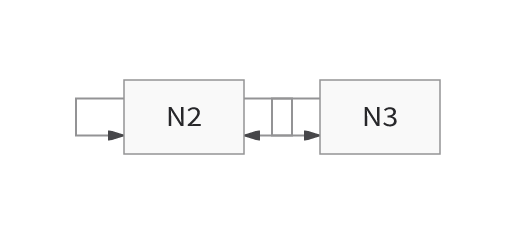
#> input picture evidence/pr580-refresh/independent-loops-before.png, 520 x 234 px; its folder holds only this picture in this run
$ python compose-evidence.py
#> lines starting #> are read from the running program, lines starting #| are printed output that depends on the picture
from PIL import Image,ImageDraw,ImageFont
from pathlib import Path
p=Path(__file__).parent
font=ImageFont.truetype('/usr/share/fonts/truetype/dejavu/DejaVuSans.ttf',20)
small=ImageFont.truetype('/usr/share/fonts/truetype/dejavu/DejaVuSans.ttf',15)
canvas=Image.new('RGB',(1220,660),'#f5f5f5');d=ImageDraw.Draw(canvas)
#> after `canvas = Image.new('RGB', (1220, 660), '#f5f5f5')`: canvas: PIL image 1220x660 RGB; every value is 245
for col,phase in enumerate(['before','after']):
 x=10+col*610
 d.text((x+10,12),f'{phase.title()}: '+('main cff46b76' if phase=='before' else 'PR + main 934e708a'),fill='#111111',font=font)
 for name,y,crop in [('independent-loops',65,(0,0,600,260)),('shared-route-label',370,(470,60,1230,320))]:
  im=Image.open(p/f'{name}-{phase}.png').convert('RGBA')
#> im is the input picture: PIL image 520x234 RGBA; mean R, G, B, A 251.3, 251.3, 251.4, 255
  bg=Image.new('RGBA',im.size,'white');bg.alpha_composite(im)
#> after `bg = Image.new('RGBA', im.size, 'white')`: bg: PIL image 520x234 RGBA; every value is 255
  im=bg.convert('RGB');frame=Image.new('RGB',(max(im.width,crop[2]),max(im.height,crop[3])),'white');frame.paste(im,(0,0));im=frame.crop(crop)
#> after `frame = Image.new('RGB', (max(im.width, crop[2]), max(im.height, crop[`: frame: PIL image 600x260 RGB; every value is 255
#> after `frame.paste(im, (0, 0))`:
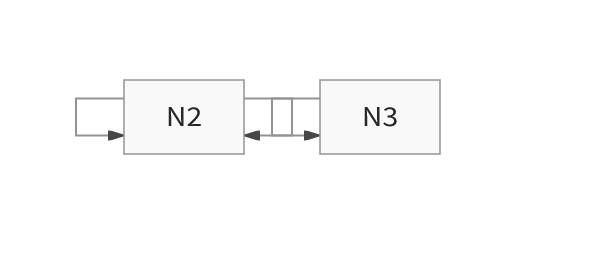
#> frame: PIL image 600x260 RGB; mean R, G, B 252.1, 252.1, 252.2
  if name=='shared-route-label':im.resize((570,195),Image.Resampling.LANCZOS).save(p/f'{name}-{phase}-crop.png');im=im.resize((570,195),Image.Resampling.LANCZOS)
  canvas.paste(im,(x,y))
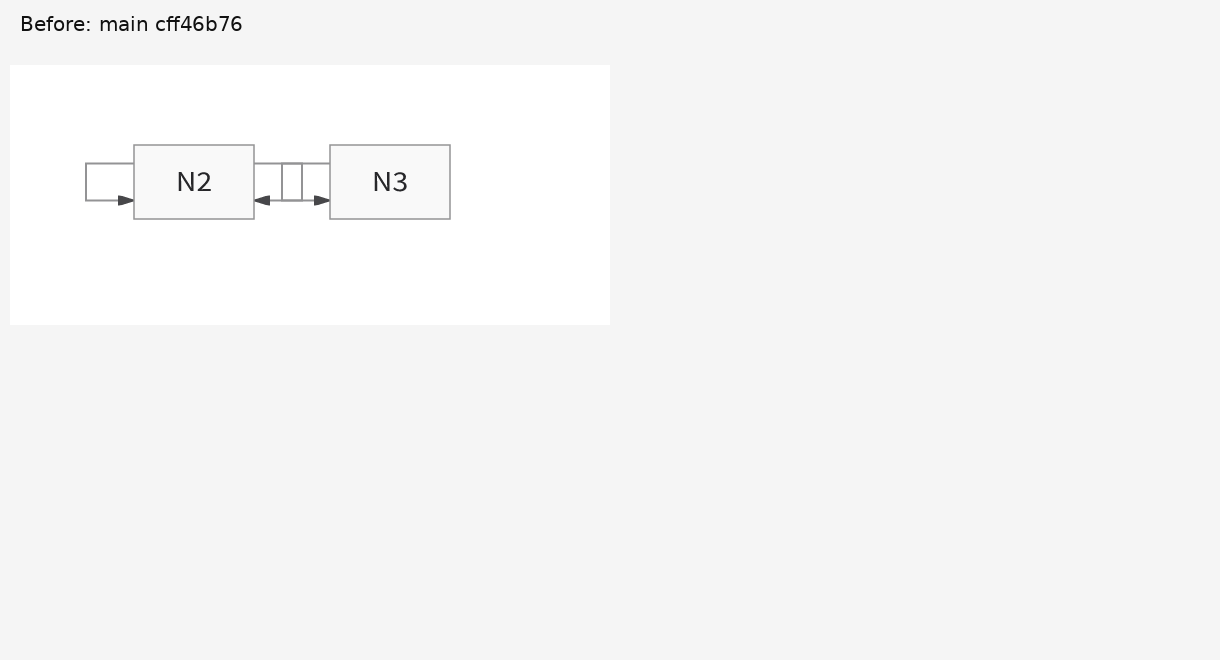
#> canvas: PIL image 1220x660 RGB; mean R, G, B 246.1, 246.1, 246.1
#> (the run stopped early here; a loop or call above may not have finished)
